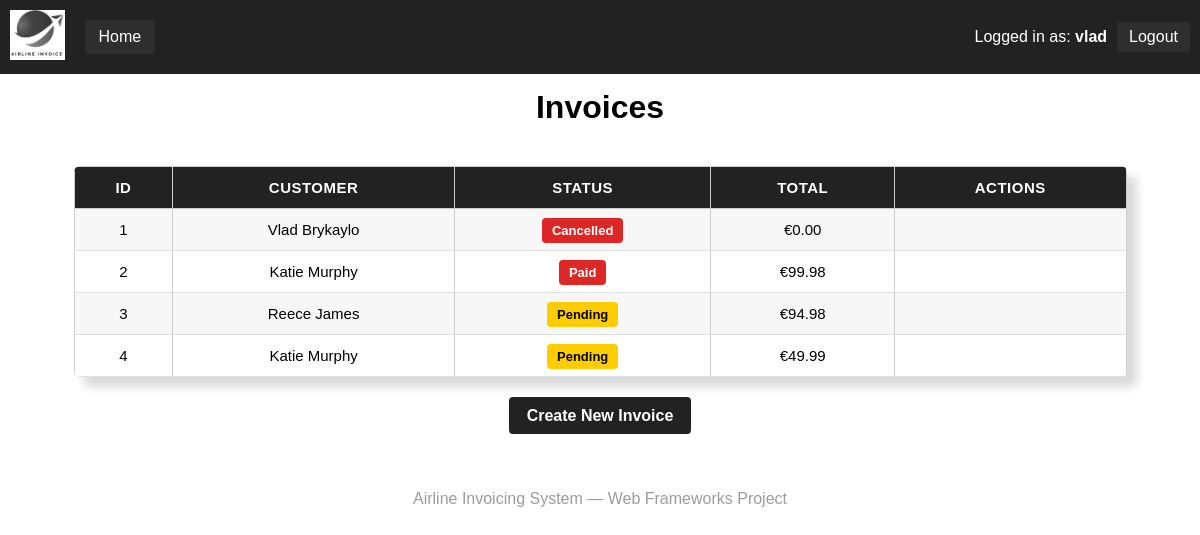
Page / (signed in) on the earlier database version.
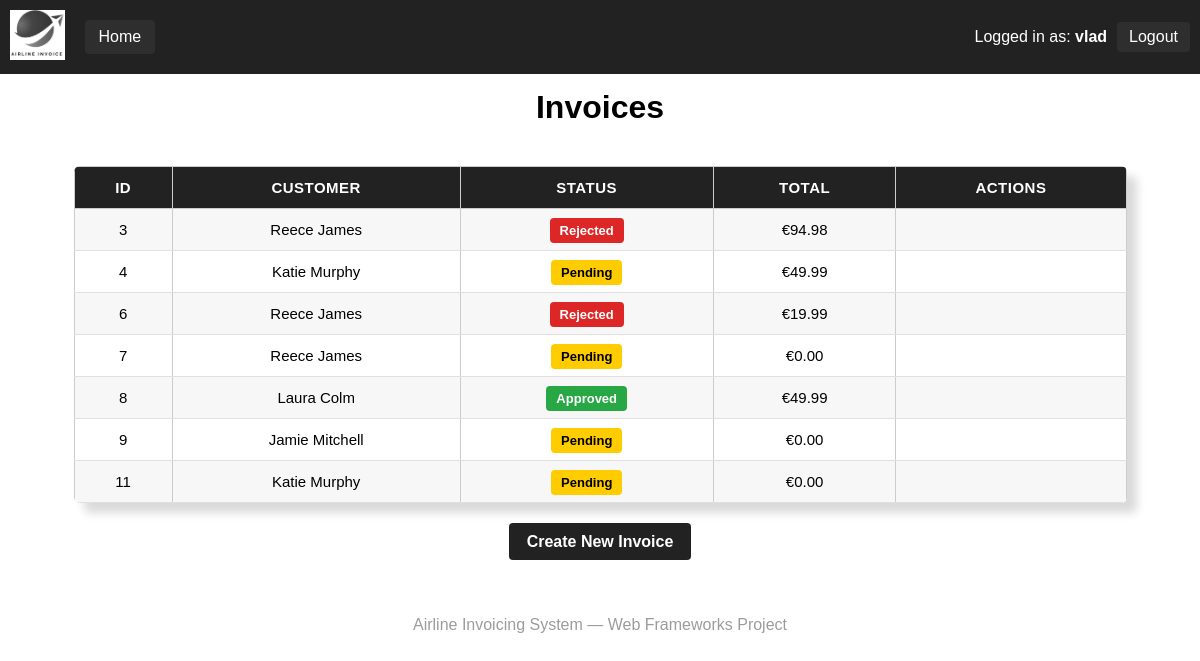
Same page on the later database version.
### polls/models.py (models this page shows, shortened)
class Invoice(models.Model):
    customer = models.ForeignKey(Customer, on_delete=models.CASCADE)
    created_by = models.ForeignKey(User, on_delete=models.CASCADE)
    date = models.DateField(auto_now_add=True)
    status = models.CharField(max_length=20, default="Pending")
    total = models.DecimalField(max_digits=10, decimal_places=2, default=0)

class Customer(models.Model):
    name = models.CharField(max_length=100)
    email = models.EmailField()

### polls/views.py (the view)
# urls.py: path('', views.invoice_list, name='home'),
@login_required
def invoice_list(request):
    invoices = Invoice.objects.all()
    return render(request, 'invoice_list.html', {'invoices': invoices})

### polls/templates/invoice_list.html (shortened to what this page needs)
{% extends 'base.html' %}
{% block content %}
<h1>Invoices</h1>
<div class="table-wrapper">
<table class="invoice-table">
    <tr>
        <th>ID</th>
        <th>Customer</th>
        <th>Status</th>
        <th>Total</th>
        {% if user.username == "Admin" or user.userprofile.role != "Manager" %}
            <th>Actions</th>
        {% endif %}
    </tr>
    {% for invoice in invoices %}
    <tr>
        <td>{{ invoice.id }}</td>
        <td>{{ invoice.customer.name }}</td>
        <td>
            {% if invoice.status == "Pending" %}
                <span class="status-badge status-pending">Pending</span>
            {% elif invoice.status == "Approved" %}
                <span class="status-badge status-approved">Approved</span>
            {% else %}
                <span class="status-badge status-rejected">{{ invoice.status }}</span>
            {% endif %}
        </td>
        <td>€{{ invoice.total }}</td>
        {% if user.username == "Admin" or user.userprofile.role != "Manager" %}
        <td>
        </td>
        {% endif %}
    </tr>
    {% endfor %}
</table>
</div>
<a href="{% url 'create_invoice' %}" class="create-btn">Create New Invoice</a>
{% endblock %}

Differences in the rows shown:
removed Invoice: id "1", customer.name "Vlad Brykaylo", status "Cancelled", total "0.00"
removed Invoice: id "2", customer.name "Katie Murphy", status "Paid", total "99.98"
changed Invoice id 3: status (not shown) → "Rejected"; no longer shows "Pending"
added Invoice: id "6", customer.name "Reece James", status "Rejected", total "19.99"
added Invoice: id "7", customer.name "Reece James", status "Pending", total "0.00"
added Invoice: id "8", customer.name "Laura Colm", status "Approved", total "49.99"
added Invoice: id "9", customer.name "Jamie Mitchell", status "Pending", total "0.00"
added Invoice: id "11", customer.name "Katie Murphy", status "Pending", total "0.00"
